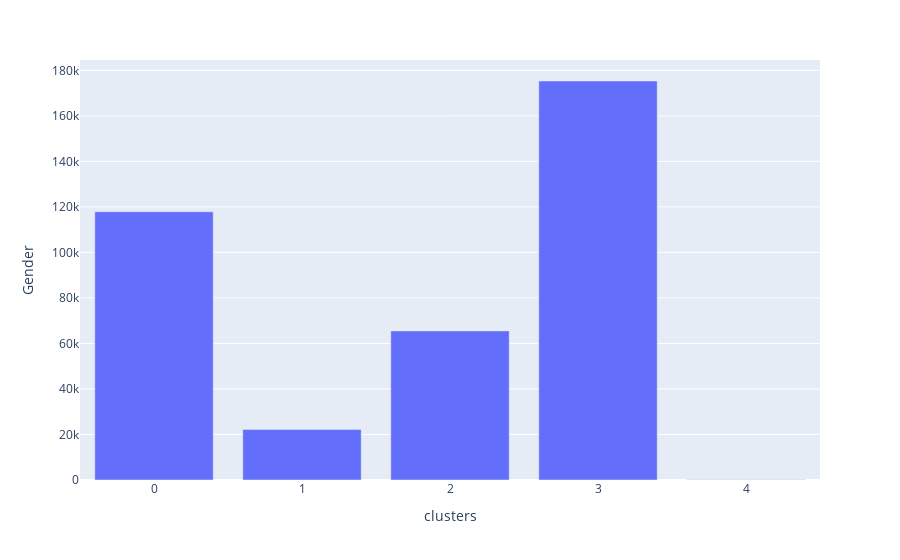

The notebook cell this image was saved under:
### Code cell
fig=px.bar(X.groupby('clusters').count().reset_index(),x='clusters',y='Gender')
fig.show()

### Figure 1 — Plotly figure (JSON) as saved in the notebook; plotly's stock layout.template omitted (floating-point values rounded to 4 significant figures)
{"data": [{"alignmentgroup": "True", "hovertemplate": "clusters=%{x}<br>Gender=%{y}<extra></extra>", "legendgroup": "", "marker": {"color": "#636efa", "pattern": {"shape": ""}}, "name": "", "offsetgroup": "", "orientation": "v", "showlegend": false, "textposition": "auto", "type": "bar", "x": [0, 1, 2, 3, 4], "xaxis": "x", "y": [117878, 22242, 65523, 175319, 147], "yaxis": "y"}], "layout": {"barmode": "relative", "legend": {"tracegroupgap": 0}, "margin": {"t": 60}, "xaxis": {"anchor": "y", "domain": [0, 1], "title": {"text": "clusters"}}, "yaxis": {"anchor": "x", "domain": [0, 1], "title": {"text": "Gender"}}}}
